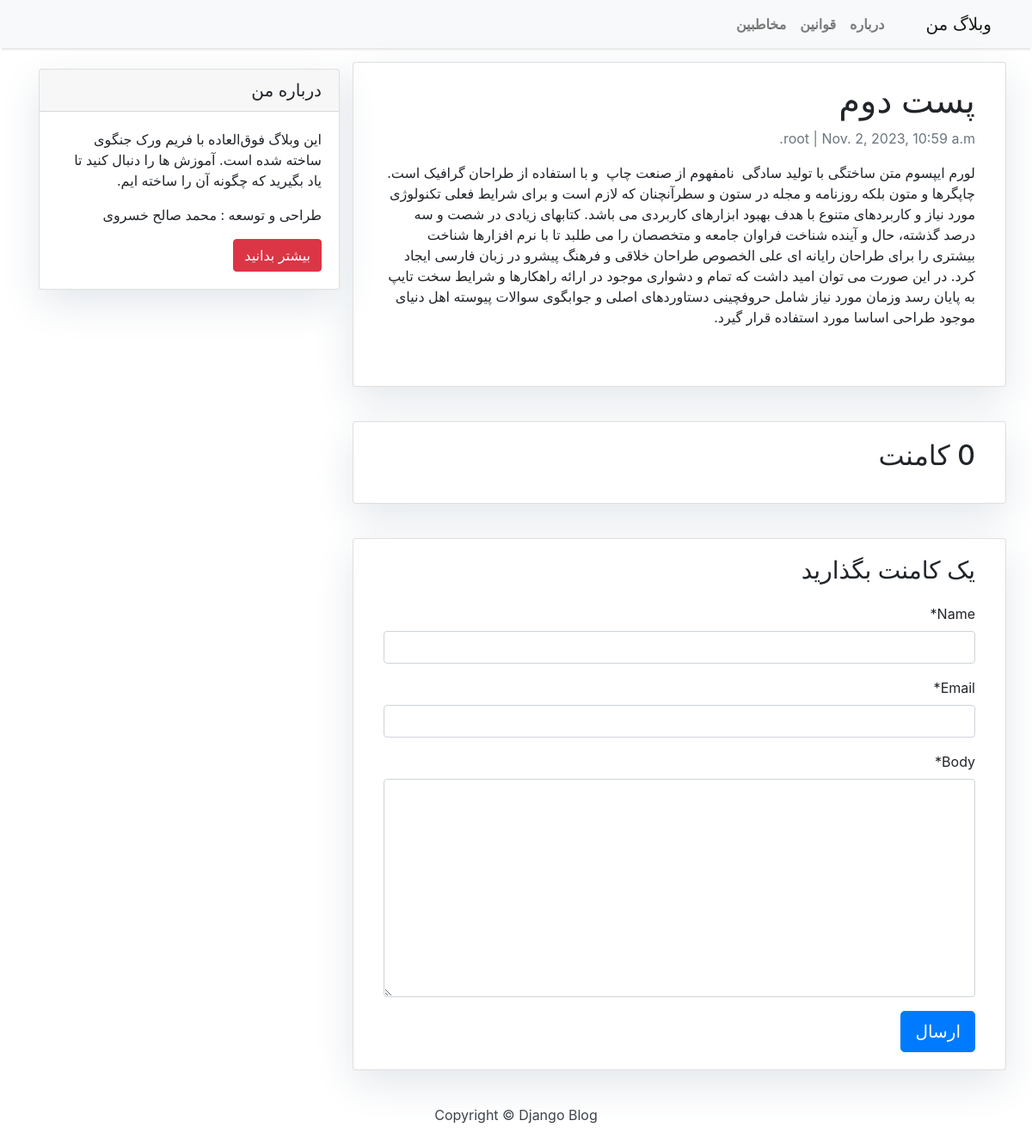
Page /st-dom/ on the committed database.
### blog/models.py (models this page shows, shortened)
class Post(models.Model):
    title = models.CharField(max_length=200, unique=True)
    slug = models.SlugField(max_length=200, unique=True)
    author = models.ForeignKey(
        User, on_delete=models.CASCADE, related_name="blog_posts"
    )
    updated_on = models.DateTimeField(auto_now=True)
    content = models.TextField()
    created_on = models.DateTimeField(auto_now_add=True)
    status = models.IntegerField(choices=STATUS, default=0)
    class Meta:
        ordering = ["-created_on"]

### blog/views.py (the view)
# urls.py: path("<slug:slug>/", views.post_detail, name="post_detail"),
def post_detail(request, slug):
    template_name = "post_detail.html"
    post = get_object_or_404(Post, slug=slug)
    comments = post.comments.filter(active=True).order_by("-created_on")
    new_comment = None
    if request.method == "POST":
        comment_form = CommentForm(data=request.POST)
        if comment_form.is_valid():
            new_comment = comment_form.save(commit=False)
            new_comment.post = post
            new_comment.save()
    else:
        comment_form = CommentForm()
    return render(
        request,
        template_name,
        {
            "post": post,
            "comments": comments,
            "new_comment": new_comment,
            "comment_form": comment_form,
        },
    )

### blog/forms.py
class CommentForm(forms.ModelForm):
    class Meta:
        model = Comment
        fields = ("name", "email", "body")

### templates/post_detail.html (shortened to what this page needs)
{% extends 'base.html' %} {% block content %}
    {% load crispy_forms_tags %}
    <div class="container">
        <div class="row">
            <div class="col-md-8 card mb-4  mt-3 left  top">
                <div class="card-body text-right">
                    <h1>{% block title %} {{ post.title }} {% endblock title %}</h1>
                    <p class=" text-muted">{{ post.author }} | {{ post.created_on }}</p>
                    <p class="card-text ">{{ post.content | safe }}</p>
                </div>
            </div>
            {% block sidebar %} {% include 'sidebar.html' %} {% endblock sidebar %}
            <div class="col-md-8 card mb-4  mt-3 ">
                <div class="card-body text-right">
                    {% with comments.count as total_comments %}
                        <h2>{{ total_comments }} کامنت</h2>
                    {% endwith %}
                </div>
            </div>
            <div class="col-md-8 card mb-4  mt-3 ">
                <div class="card-body text-right">
                    {% if new_comment %}
                        <div class="alert alert-success" role="alert">
                            نظر شما در انتظار تایید است
                        </div>
                    {% else %}
                        <h3>یک کامنت بگذارید</h3>
                        <form method="post" style="margin-top: 1.3em;">
                            {{ comment_form | crispy }}
                            <button type="submit" class="btn btn-primary  btn-lg">ارسال</button>
                        </form>
                    {% endif %}
                </div>
            </div>
        </div>
    </div>
{% endblock content %}

### static/css/base.css (style rules this page uses)
body { font-family: "Roboto", sans-serif; font-size: 17px; background-color: #fdfdfd; }
.card { box-shadow: 0 16px 48px #E3E7EB; direction: rtl; }

### rows in the picture
Post: title "پست دوم", author "root", created_on "Nov. 2, 2023, 10:59 a.m.", content "لورم ایپسوم متن ساختگی با تولید سادگی نامفهوم از صنعت چاپ و با استفاده از طراحان گرافیک است. چاپگرها و متون بلکه روزنامه و مجله در ستون و سطرآنچنان که لازم است و برای شرایط فعلی تکنولوژی مورد نیاز و کاربردهای متنوع با هدف بهبود ابزارهای کاربردی می باشد. کتابهای زیادی در شصت و سه درصد گذشته، حال و آینده شناخت فراوان جامعه و متخصصان را می طلبد تا با نرم افزارها شناخت بیشتری را برای طراحان رایانه ای علی الخصوص طراحان خلاقی و فرهنگ پیشرو در زبان فارسی ایجاد کرد. در این صورت می توان امید داشت که تمام و دشواری موجود در ارائه راهکارها و شرایط سخت تایپ به پایان رسد وزمان مورد نیاز شامل حروفچینی دستاوردهای اصلی و جوابگوی سوالات پیوسته اهل دنیای موجود طراحی اساسا مورد استفاده قرار گیرد."

### other values in the picture
{{ total_comments }} "0"
